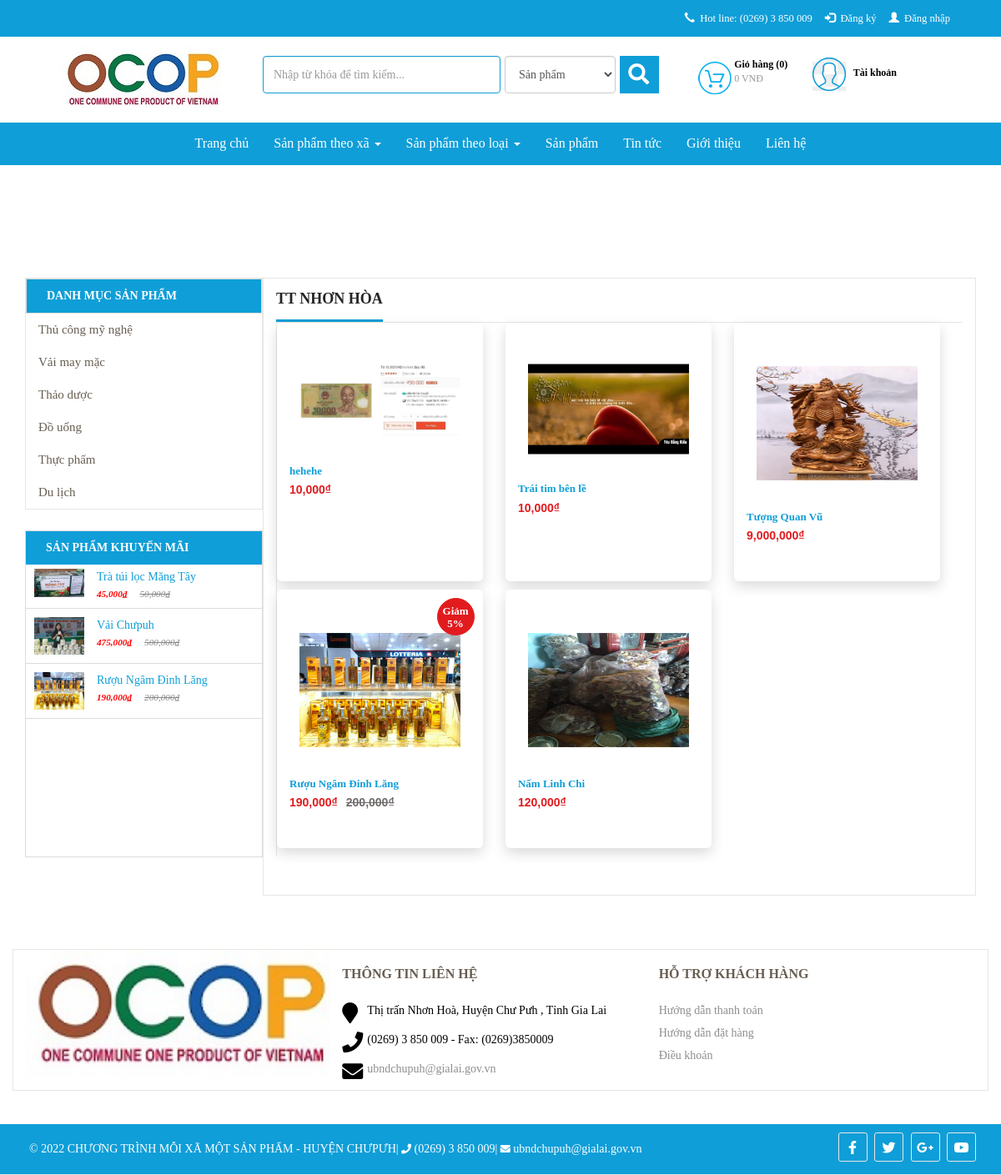
The app's page /san-pham/db/TTNH, older data.
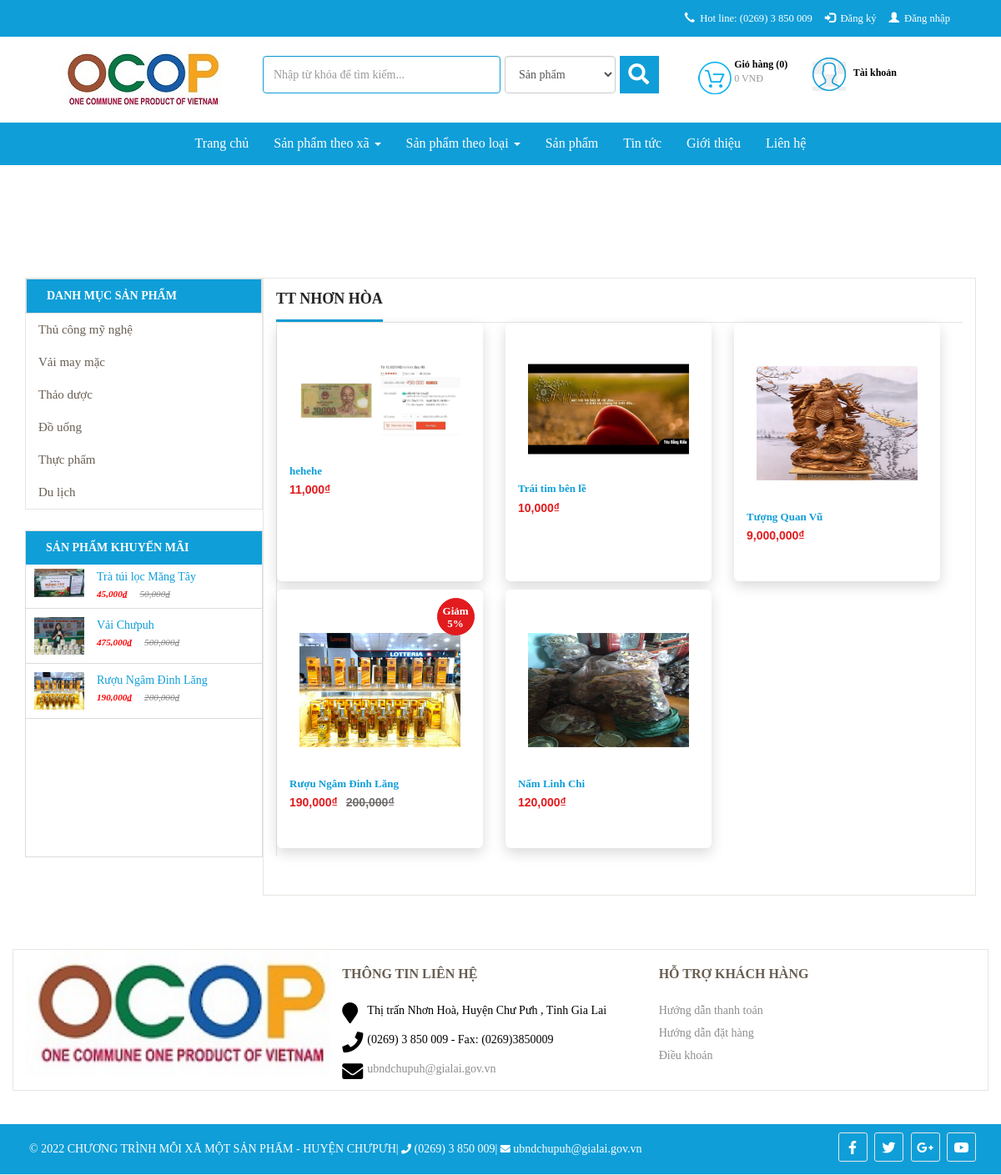
The same page, newer data.
### tables this page shows
CREATE TABLE `db_category` (
  `id` int(11) NOT NULL,
  `name` varchar(255) NOT NULL,
  `link` varchar(255) NOT NULL,
  `level` int(2) NOT NULL,
  `parentid` int(11) NOT NULL,
  `orders` varchar(5) DEFAULT NULL,
  `created_at` datetime NOT NULL,
  `created_by` varchar(255) NOT NULL,
  `updated_at` datetime NOT NULL,
  `updated_by` varchar(255) NOT NULL,
  `trash` tinyint(1) NOT NULL DEFAULT 1,
  `status` tinyint(1) NOT NULL DEFAULT 1
);

CREATE TABLE `db_product` (
  `id` int(11) NOT NULL,
  `catid` int(11) NOT NULL,
  `name` varchar(255) NOT NULL,
  `alias` varchar(255) NOT NULL,
  `avatar` varchar(255) NOT NULL,
  `img` varchar(255) NOT NULL,
  `sortDesc` text NOT NULL,
  `detail` text NOT NULL,
  `producer` int(11) NOT NULL,
  `number` int(11) NOT NULL,
  `number_buy` int(11) NOT NULL,
  `sale` int(3) DEFAULT NULL,
  `price` int(11) NOT NULL,
  `price_sale` int(11) NOT NULL,
  `created` datetime NOT NULL,
  `created_by` varchar(100) NOT NULL DEFAULT 'HDL',
  `modified` datetime NOT NULL,
  `modified_by` varchar(100) NOT NULL DEFAULT 'HDL',
  `trash` int(1) NOT NULL DEFAULT 1,
  `status` int(1) NOT NULL DEFAULT 1,
  `userId` int(11) DEFAULT NULL,
  `img2` varchar(255) DEFAULT NULL,
  `img3` varchar(255) DEFAULT NULL,
  `img4` varchar(255) DEFAULT NULL,
  `is_hot` int(11) NOT NULL DEFAULT 0
);

### application/controllers/Sanpham.php (called while the page is built, shortened)
<?php
class Sanpham extends CI_Controller {
    function __construct() {
        $this->load->model('frontend/Mproduct');
		$this->load->model('frontend/Mproducer');
        $this->load->model('frontend/Mcategory');
		$this->load->model('frontend/Mevaluate');
		$this->load->model('backend/Muser');
        $this->data['com']='sanpham';
        $this->load->library('session');
        $this->load->library('phantrang');
    }
	public function diaban(){
        if(isset($_POST['sapxep-diaban'])){
            $dksx=$_POST['sapxep-diaban'];
            $char = explode('-', $dksx);
            $f=$char[0];
            $od=$char[1];
            $data = array('0' => $f, '1' =>$od);
            $this->session->set_userdata('sortby-diaban', $data);
        }else{
            if($this->session->userdata('sortby-diaban')){
                $data = $this->session->userdata('sortby-diaban');
                $f=$data[0];
                $od=$data[1];
            }else{
                $f='created';
                $od='desc';
            }
        }
        $aurl= explode('/',uri_string());
        $link=$aurl[2];
        $catid=$this->Mproducer->diaban_id($link);
        $listcat=$this->Mproducer->diaban_listcat($catid);
        $this->data['categoryname']=$this->Mproducer->diaban_name($catid);
        $this->load->library('phantrang');
        $limit=12;
        $current=$this->phantrang->PageCurrent();
        $first=$this->phantrang->PageFirst($limit, $current);
        $total=$this->Mproduct->product_diban_count($listcat);
        $this->data['strphantrang']=$this->phantrang->PagePer($total, $current, $limit, $url='san-pham/db/'.$link);
        $this->data['list']=$this->Mproduct->product_list_diaban_limit($listcat, $limit,$first,$f,$od);
        $this->data['title']='OCOP CHƯPƯH - Sản phẩm theo từng danh mục';
        $this->data['view']='category';
        if(isset($_POST['sapxep-diaban'])){
            $html='<script>document.location.reload(true);</script>';
            echo json_encode($html);
        }else{
            $this->load->view('frontend/layout',$this->data);
        }
    }
}

### index.php (called while the page is built, shortened)
<?php
require_once BASEPATH.'core/CodeIgniter.php';

### application/models/frontend/Mcategory.php (called while the page is built, shortened)
<?php
class Mcategory extends CI_Model {
    public function __construct()
    {
        $this->table = $this->db->dbprefix('category');
    }
    public function category_menu($parentid)
    {
        $this->db->where('parentid', $parentid);
        $this->db->where('status', 1);
        $this->db->where('trash', 1);
        $this->db->order_by('orders asc, updated_at desc');
        $query = $this->db->get($this->table);
        return $query->result_array();
    }
}

### application/models/frontend/Mproduct.php (called while the page is built, shortened)
<?php
class Mproduct extends CI_Model {
    public function __construct()
    {
        $this->table = $this->db->dbprefix('product');
    }
	public function product_list_diaban_limit($listcat, $limit,$first,$f,$od)
    {
        $this->db->where('trash', 1);
        $this->db->group_start();
        foreach ($listcat as $value) {
            $this->db->or_where('producer', $value);
        }
        $this->db->group_end();
        $this->db->order_by($f, $od);
        $query = $this->db->get($this->table, $limit,$first);
        return $query->result_array();
    }
	public function product_diban_count($listcat)
    {
        $this->db->where('status', 1);
        $this->db->where('trash', 1);
        $dem=0;
        foreach ($listcat as $value) {
            if($dem==0)
            {
                    $this->db->where('producer', $value);
            }
            else
            {
                   $this->db->or_where('producer', $value);
            }
            $dem++;
        }
        $query = $this->db->get($this->table);
        return count($query->result_array());
    }
    public function product_sale($limit)
    {
        $this->db->where('status', 1);
        $this->db->where('trash', 1);
        $this->db->limit($limit);
        $this->db->order_by('sale', 'desc');
        $this->db->order_by('modified', 'desc');
        $query = $this->db->get($this->table);
        return $query->result_array();
    }
}

### application/views/frontend/components/sanpham/category.php (the view, shortened to what the rows shown need)
<section id="product-all" class="collection">
	<div class="slider">
		<div class="container">
            <div class="col-xs-12 col-sm-12 col-md-3 col-lg-3">
                <div class="list-menu pull-left col-xs-12 col-sm-12 col-md-12 col-lg-12">
                    <?php $this->load->view('frontend/modules/category'); ?>
                </div>
                <?php $this->load->view('frontend/modules/product-sale'); ?>
            </div>
            <div class="col-xs-12 col-sm-12 col-md-9 col-lg-9 product-content">
               <div class="product-wrap">
                 <div class="collection__title">
                     <h1><span><?php echo $categoryname ?></span></h1>
                    <div class="collection-filter" id = "list-product">
                      <div class="category-products clearfix">
                       <div class="products-grid clearfix">
                        <?php if(count($list)==0): ?>
                            <p class="no-products"> Danh mục hiện chưa có sản phẩm nào !</p>
                            <?php else : ?>
                                <?php foreach ($list as $sp) :?>
                                 <div class="col-md-4 col-lg-4 col-xs-6 col-6 detail-box">
                                    <div class="product-lt">
                                        <div class="lt-product-group-image">
                                            <a id="zoomOut" href="<?php echo $sp['alias'] ?>" title="<?php echo $sp['name'] ?>" >
											<figure>
                                                <img class="img-p"src="public/images/products/<?php echo $sp['avatar'] ?>" alt="">
											</figure>
                                            </a>
                                            <?php if($sp['sale'] > 0) :?>
                                                <div class="giam-percent">
                                                    <span class="text-giam-percent">Giảm <?php echo $sp['sale'] ?>%</span>
                                                </div>
                                            <?php endif; ?>
                                        </div>
                                        <div class="lt-product-group-info">
                                            <a href="<?php echo $sp['alias'] ?>" title="<?php echo $sp['name'] ?>">
                                                <h3><?php echo $sp['name'] ?></h3>
                                            </a>
                                            <div class="price-box">
                                                <?php if($sp['sale'] > 0) :?>
                                                    <p class="old-price">
                                                        <span class="price"><?php echo(number_format($sp['price'])); ?>₫</span>
                                                    </p>
                                                    <p class="special-price">
                                                        <span class="price"><?php echo(number_format($sp['price_sale'])); ?>₫</span>
                                                    </p>
                                                    <?php else: ?>
                                                     <p class="old-price">
                                                        <span class="price" style="color: #fff"><?php echo(number_format($sp['price'])); ?>₫</span>
                                                    </p>
                                                    <p class="special-price">
                                                        <span class="price"><?php echo(number_format($sp['price'])); ?>₫</span>
                                                    </p>
                                                <?php endif;?>
                                            </div>
                                        </div>
                                    </div>
                                </div>
                            <?php endforeach; ?>
                        </div>
                    <?php endif; ?>
                </div>
            </div>
        </div>
    </div>
</div>
</div>
</div>
</section>

### application/views/frontend/modules/category.php (shortened to what the rows shown need)
<?php
$listcat = $this->Mcategory->category_menu(0);
$html_menu='<ul class="main-ul">';
foreach ($listcat as $menu) {
    $html_menu.='<li>';
    $html_menu.="<a href='san-pham/".$menu['link']." ' title=' ".$menu['name']."'>";
    $html_menu.=$menu['name'];
    $html_menu.='</i>';
    $html_menu.="</a>";
    $html_menu.="</li>";
}
$html_menu.="</ul>";
echo $html_menu;
?>

### application/views/frontend/modules/product-sale.php (shortened to what the rows shown need)
<div class="col-xs-12 col-sm-12 col-md-12 col-lg-12 products-sale-off">
    <div class="widget">
        <div class="panel-left-body">
            <?php
                $list = $this->Mproduct->product_sale('4');
                $html_menu='<div id="post-list-footer" class="sidebar_menu">';
                foreach ($list as $menu) {
                    if($menu['sale'] > 0){
                        $html_menu.="<div class = 'spost clearfix'>";
                            $html_menu.="<div class='entry-image'>";
                                $html_menu.="<a href=".$menu['alias']." title=' ".$menu['name']."'>";
                                    $html_menu.="<img src='public/images/products/".$menu['img']."'>";
                                $html_menu.="</a>";
                            $html_menu.='</div>';
                            $html_menu.='<div class="entry-c" style="width:194px;">';
                                $html_menu.='<div class="entry-title">';
                                    $html_menu.="<a class='ws-nw overflow ellipsis' href=".$menu['alias']." title=' ".$menu['name']."'>";
                                        $html_menu.=$menu['name'];
                                    $html_menu.="</a>";
                                $html_menu.='</div>';
                                $html_menu.='<ul class="entry-meta">';
                                    $html_menu.='<li class="color">';
                                        $html_menu.="<ins>".number_format($menu['price_sale']).'₫'."</ins>";
                                        $html_menu.="<del>".number_format($menu['price']).'₫'."</del>";
                                    $html_menu.='</li>';
                                $html_menu.='</ul>';
                            $html_menu.='</div>';
                        $html_menu.="</div>";
                    }
                }
                $html_menu.="</div>";
            echo $html_menu;
            ?>
        </div>
    </div>
</div>

Row changes from the older to the newer data that the page shows:
changed db_product "hehehe": price "10,000" → "11,000"
